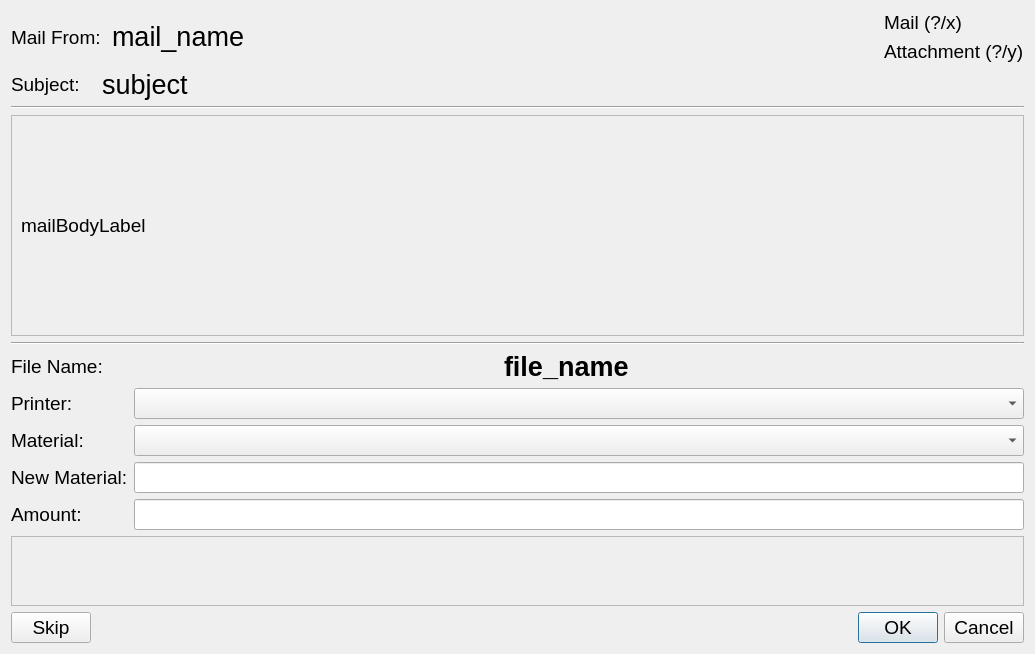
<?xml version="1.0" encoding="UTF-8"?>
<ui version="4.0">
 <class>Dialog</class>
 <widget class="QDialog" name="Dialog">
  <property name="geometry">
   <rect>
    <x>0</x>
    <y>0</y>
    <width>1035</width>
    <height>654</height>
   </rect>
  </property>
  <property name="sizePolicy">
   <sizepolicy hsizetype="Expanding" vsizetype="Expanding">
    <horstretch>9</horstretch>
    <verstretch>0</verstretch>
   </sizepolicy>
  </property>
  <property name="font">
   <font>
    <pointsize>14</pointsize>
   </font>
  </property>
  <property name="windowTitle">
   <string>Import Print Jobs from Mail</string>
  </property>
  <property name="windowIcon">
   <iconset>
    <normaloff>../../figures/logo.ico</normaloff>../../figures/logo.ico</iconset>
  </property>
  <property name="modal">
   <bool>true</bool>
  </property>
  <layout class="QVBoxLayout" name="verticalLayout_4">
   <item>
    <layout class="QVBoxLayout" name="verticalLayout_3">
     <item>
      <layout class="QVBoxLayout" name="verticalLayout_2">
       <item>
        <layout class="QHBoxLayout" name="horizontalLayout_6">
         <item>
          <layout class="QHBoxLayout" name="horizontalLayout_4">
           <item>
            <widget class="QLabel" name="label">
             <property name="text">
              <string>Mail From: </string>
             </property>
            </widget>
           </item>
           <item>
            <widget class="QLabel" name="mailFromQLabel">
             <property name="sizePolicy">
              <sizepolicy hsizetype="Preferred" vsizetype="Minimum">
               <horstretch>0</horstretch>
               <verstretch>0</verstretch>
              </sizepolicy>
             </property>
             <property name="text">
              <string>&lt;html&gt;&lt;head/&gt;&lt;body&gt;&lt;p&gt;&lt;span style=&quot; font-size:20pt;&quot;&gt;mail_name&lt;/span&gt;&lt;/p&gt;&lt;/body&gt;&lt;/html&gt;</string>
             </property>
            </widget>
           </item>
          </layout>
         </item>
         <item>
          <spacer name="horizontalSpacer_2">
           <property name="orientation">
            <enum>Qt::Horizontal</enum>
           </property>
           <property name="sizeHint" stdset="0">
            <size>
             <width>40</width>
             <height>20</height>
            </size>
           </property>
          </spacer>
         </item>
         <item>
          <layout class="QVBoxLayout" name="verticalLayout">
           <item>
            <widget class="QLabel" name="mailProgressQLabel">
             <property name="text">
              <string>Mail (?/x)</string>
             </property>
            </widget>
           </item>
           <item>
            <widget class="QLabel" name="attachmentProgressQLabel">
             <property name="text">
              <string>Attachment (?/y)</string>
             </property>
            </widget>
           </item>
          </layout>
         </item>
        </layout>
       </item>
       <item>
        <layout class="QHBoxLayout" name="horizontalLayout">
         <item>
          <widget class="QLabel" name="label_3">
           <property name="text">
            <string>Subject:   </string>
           </property>
          </widget>
         </item>
         <item>
          <widget class="QLabel" name="subjectQLabel">
           <property name="sizePolicy">
            <sizepolicy hsizetype="MinimumExpanding" vsizetype="Preferred">
             <horstretch>0</horstretch>
             <verstretch>0</verstretch>
            </sizepolicy>
           </property>
           <property name="text">
            <string>&lt;html&gt;&lt;head/&gt;&lt;body&gt;&lt;p&gt;&lt;span style=&quot; font-size:20pt;&quot;&gt;subject&lt;/span&gt;&lt;/p&gt;&lt;/body&gt;&lt;/html&gt;</string>
           </property>
          </widget>
         </item>
        </layout>
       </item>
      </layout>
     </item>
     <item>
      <widget class="Line" name="line">
       <property name="orientation">
        <enum>Qt::Horizontal</enum>
       </property>
      </widget>
     </item>
     <item>
      <widget class="QScrollArea" name="scrollArea">
       <property name="widgetResizable">
        <bool>true</bool>
       </property>
       <widget class="QWidget" name="scrollAreaWidgetContents">
        <property name="geometry">
         <rect>
          <x>0</x>
          <y>0</y>
          <width>1013</width>
          <height>196</height>
         </rect>
        </property>
        <layout class="QHBoxLayout" name="horizontalLayout_5">
         <item>
          <widget class="QLabel" name="mailBodyLabel">
           <property name="text">
            <string>mailBodyLabel</string>
           </property>
          </widget>
         </item>
        </layout>
       </widget>
      </widget>
     </item>
     <item>
      <widget class="Line" name="line_2">
       <property name="orientation">
        <enum>Qt::Horizontal</enum>
       </property>
      </widget>
     </item>
     <item>
      <layout class="QHBoxLayout" name="horizontalLayout_2">
       <item>
        <widget class="QLabel" name="label_2">
         <property name="text">
          <string>File Name:</string>
         </property>
        </widget>
       </item>
       <item>
        <spacer name="horizontalSpacer_3">
         <property name="orientation">
          <enum>Qt::Horizontal</enum>
         </property>
         <property name="sizeHint" stdset="0">
          <size>
           <width>40</width>
           <height>20</height>
          </size>
         </property>
        </spacer>
       </item>
       <item>
        <widget class="QLabel" name="attachmentNameQLabel">
         <property name="text">
          <string>&lt;html&gt;&lt;head/&gt;&lt;body&gt;&lt;p&gt;&lt;span style=&quot; font-size:20pt; font-weight:600;&quot;&gt;file_name&lt;/span&gt;&lt;/p&gt;&lt;/body&gt;&lt;/html&gt;</string>
         </property>
        </widget>
       </item>
       <item>
        <spacer name="horizontalSpacer">
         <property name="orientation">
          <enum>Qt::Horizontal</enum>
         </property>
         <property name="sizeHint" stdset="0">
          <size>
           <width>40</width>
           <height>20</height>
          </size>
         </property>
        </spacer>
       </item>
      </layout>
     </item>
     <item>
      <layout class="QFormLayout" name="attachmentInfoFormLayout">
       <item row="1" column="0">
        <widget class="QLabel" name="materialQLabel">
         <property name="text">
          <string>Material:</string>
         </property>
         <property name="buddy">
          <cstring>materialQComboBox</cstring>
         </property>
        </widget>
       </item>
       <item row="1" column="1">
        <widget class="QComboBox" name="materialQComboBox"/>
       </item>
       <item row="2" column="0">
        <widget class="QLabel" name="newMaterialQLabel">
         <property name="text">
          <string>New Material:</string>
         </property>
         <property name="buddy">
          <cstring>newMaterialQLineEdit</cstring>
         </property>
        </widget>
       </item>
       <item row="2" column="1">
        <widget class="QLineEdit" name="newMaterialQLineEdit"/>
       </item>
       <item row="3" column="0">
        <widget class="QLabel" name="amountQLabel">
         <property name="text">
          <string>Amount:</string>
         </property>
         <property name="buddy">
          <cstring>amountQLineEdit</cstring>
         </property>
        </widget>
       </item>
       <item row="3" column="1">
        <widget class="QLineEdit" name="amountQLineEdit"/>
       </item>
       <item row="0" column="0">
        <widget class="QLabel" name="label_4">
         <property name="text">
          <string>Printer:</string>
         </property>
        </widget>
       </item>
       <item row="0" column="1">
        <widget class="QComboBox" name="printerComboBox"/>
       </item>
      </layout>
     </item>
     <item>
      <widget class="QScrollArea" name="printPropertyScrollArea">
       <property name="sizePolicy">
        <sizepolicy hsizetype="Minimum" vsizetype="Minimum">
         <horstretch>0</horstretch>
         <verstretch>0</verstretch>
        </sizepolicy>
       </property>
       <property name="widgetResizable">
        <bool>true</bool>
       </property>
       <widget class="QWidget" name="scrollAreaWidgetContents_2">
        <property name="geometry">
         <rect>
          <x>0</x>
          <y>0</y>
          <width>1013</width>
          <height>68</height>
         </rect>
        </property>
       </widget>
      </widget>
     </item>
     <item>
      <layout class="QHBoxLayout" name="horizontalLayout_3">
       <item>
        <widget class="QPushButton" name="skipPushButton">
         <property name="text">
          <string>Skip</string>
         </property>
        </widget>
       </item>
       <item>
        <widget class="QDialogButtonBox" name="buttonBox">
         <property name="orientation">
          <enum>Qt::Horizontal</enum>
         </property>
         <property name="standardButtons">
          <set>QDialogButtonBox::Cancel|QDialogButtonBox::Ok</set>
         </property>
        </widget>
       </item>
      </layout>
     </item>
    </layout>
   </item>
  </layout>
 </widget>
 <tabstops>
  <tabstop>materialQComboBox</tabstop>
  <tabstop>newMaterialQLineEdit</tabstop>
 </tabstops>
 <resources/>
 <connections>
  <connection>
   <sender>buttonBox</sender>
   <signal>rejected()</signal>
   <receiver>Dialog</receiver>
   <slot>reject()</slot>
   <hints>
    <hint type="sourcelabel">
     <x>295</x>
     <y>688</y>
    </hint>
    <hint type="destinationlabel">
     <x>286</x>
     <y>274</y>
    </hint>
   </hints>
  </connection>
 </connections>
</ui>
